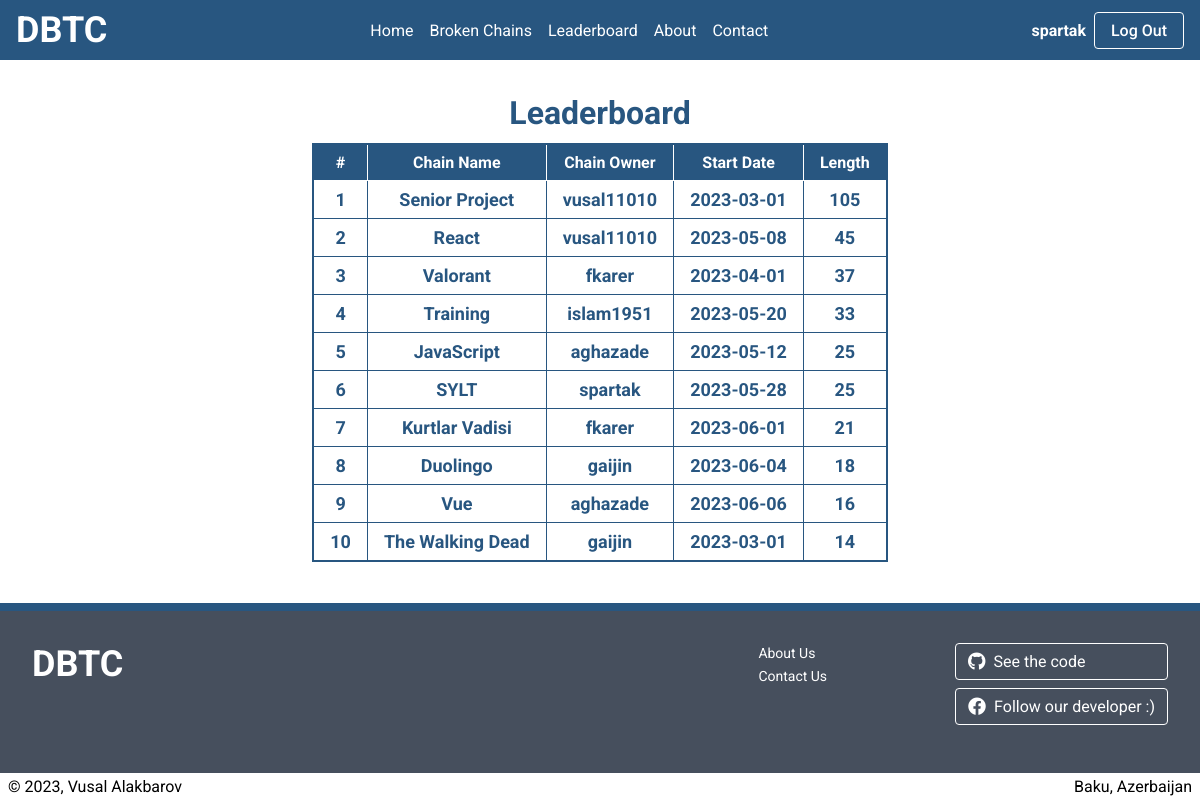
/leaderboard (signed in), run on the app's committed database.
### tables this page shows
CREATE TABLE `chains` (
  `chainID` int(11) NOT NULL,
  `chainName` varchar(255) NOT NULL,
  `startDate` date NOT NULL,
  `isActive` tinyint(4) NOT NULL,
  `isPublic` tinyint(4) NOT NULL,
  `length` int(11) NOT NULL,
  `userID` int(11) NOT NULL,
  `currentDayStatus` tinyint(4) DEFAULT 0
);

CREATE TABLE `users` (
  `userID` int(11) NOT NULL,
  `username` varchar(255) NOT NULL,
  `firstName` varchar(255) NOT NULL,
  `lastName` varchar(255) NOT NULL,
  `email` varchar(255) NOT NULL,
  `password` varchar(255) NOT NULL
);

### view/leaderboard.php (the view)
<?php
$query = $db->query(
    "SELECT chains.*, users.username FROM chains
    JOIN users ON chains.userID = users.userID
    WHERE isPublic = 1
    AND length > 0
    ORDER BY chains.length DESC
    LIMIT 10"
);
$chains = $query->fetchAll(PDO::FETCH_ASSOC);
?>
<main class="leaderboard chains">
    <h1>Leaderboard</h1>
    <table>
        <tr>
            <th>#</th>
            <th>Chain Name</th>
            <th>Chain Owner</th>
            <th>Start Date</th>
            <th>Length</th>
        </tr>
        <?php foreach ($chains as $i => $chain) : ?>
            <tr>
                <td><?php echo $i + 1; ?></td>
                <td><?php echo $chain["chainName"]; ?></td>
                <td><?php echo $chain["username"]; ?></td>
                <td><?php echo $chain["startDate"]; ?></td>
                <td><?php echo $chain["length"]; ?></td>
            </tr>
        <?php endforeach; ?>
    </table>
</main>

### view/css/style.css (style rules this page uses)
* { margin: 0; padding: 0; outline: 0; border: 0; box-sizing: border-box; list-style: none; font-family: "Roboto", sans-serif; }
body { display: flex; flex-direction: column; min-height: 100vh; }
body main { flex: 1; display: grid; place-items: center; padding: 32px 0; }
body main.chains table { border: 2px solid #285680; border-collapse: collapse; margin: 8px 0; }
body main.chains table tr, body main.chains table tr > td, body main.chains table th { border: 1px solid #285680; }
body main.chains table tr td, body main.chains table tr th { text-align: center; padding: 8px 16px; }
body main.chains table tr th { color: #fff; border-color: #fff; background: #285680; }
body main.chains table tr td { font-size: 18px; font-weight: 700; color: #285680; position: relative; }
body main h1 { text-align: center; color: #285680; }

### data on the page
chains: chainName "Senior Project", userID.username "vusal11010", startDate "2023-03-01", length "105"
chains: chainName "React", userID.username "vusal11010", startDate "2023-05-08", length "45"
chains: chainName "Valorant", userID.username "fkarer", startDate "2023-04-01", length "37"
chains: chainName "Training", userID.username "islam1951", startDate "2023-05-20", length "33"
chains: chainName "JavaScript", userID.username "aghazade", startDate "2023-05-12", length "25"
chains: chainName "SYLT", userID.username "spartak", startDate "2023-05-28", length "25"
chains: chainName "Kurtlar Vadisi", userID.username "fkarer", startDate "2023-06-01", length "21"
chains: chainName "Duolingo", userID.username "gaijin", startDate "2023-06-04", length "18"
chains: chainName "Vue", userID.username "aghazade", startDate "2023-06-06", length "16"
chains: chainName "The Walking Dead", userID.username "gaijin", startDate "2023-03-01", length "14"

### other printed values
$_SESSION["username"] "spartak"
